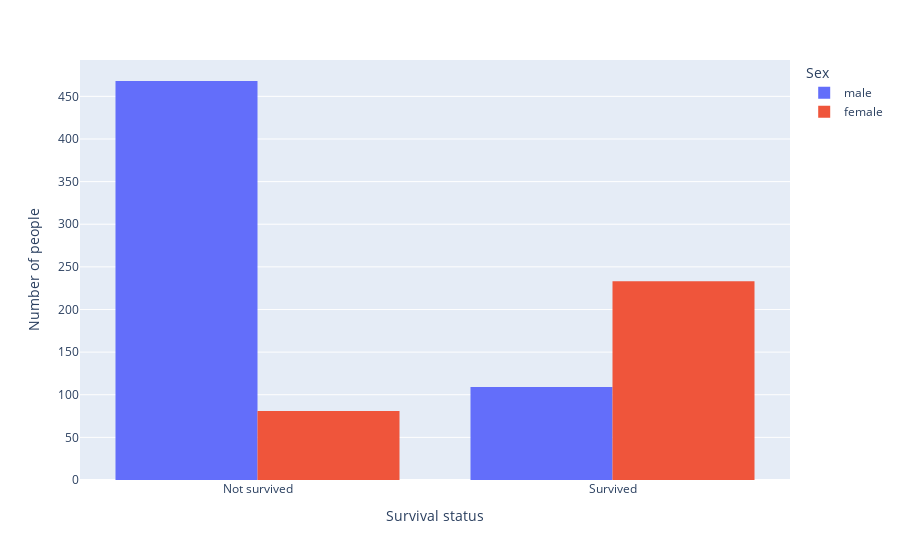

Here is the notebook cell this chart was saved with:
### Code cell
fig = px.histogram(df,x='Survived',color='Sex',barmode="group")
fig.update_layout(
    xaxis_title="Survival status",
    yaxis_title="Number of people",
    xaxis=dict(
        tickmode='array',
        tickvals=[0, 1],
        ticktext=['Not survived', 'Survived']
    ),
    bargap=0.2
)
fig.show()

### Figure 1 — Plotly figure (JSON) as saved in the notebook; plotly's stock layout.template omitted (floating-point values rounded to 4 significant figures; data arrays with more than 128 entries replaced by an {"elided": "..."} marker saying what was removed)
{"data": [{"alignmentgroup": "True", "bingroup": "x", "hovertemplate": "Sex=male<br>Survived=%{x}<br>count=%{y}<extra></extra>", "legendgroup": "male", "marker": {"color": "#636efa", "pattern": {"shape": ""}}, "name": "male", "offsetgroup": "male", "orientation": "v", "showlegend": true, "type": "histogram", "x": {"elided": "577 int values"}, "xaxis": "x", "yaxis": "y"}, {"alignmentgroup": "True", "bingroup": "x", "hovertemplate": "Sex=female<br>Survived=%{x}<br>count=%{y}<extra></extra>", "legendgroup": "female", "marker": {"color": "#EF553B", "pattern": {"shape": ""}}, "name": "female", "offsetgroup": "female", "orientation": "v", "showlegend": true, "type": "histogram", "x": {"elided": "314 int values"}, "xaxis": "x", "yaxis": "y"}], "layout": {"bargap": 0.2, "barmode": "group", "legend": {"title": {"text": "Sex"}, "tracegroupgap": 0}, "margin": {"t": 60}, "xaxis": {"anchor": "y", "domain": [0, 1], "tickmode": "array", "ticktext": ["Not survived", "Survived"], "tickvals": [0, 1], "title": {"text": "Survival status"}}, "yaxis": {"anchor": "x", "domain": [0, 1], "title": {"text": "Number of people"}}}}
